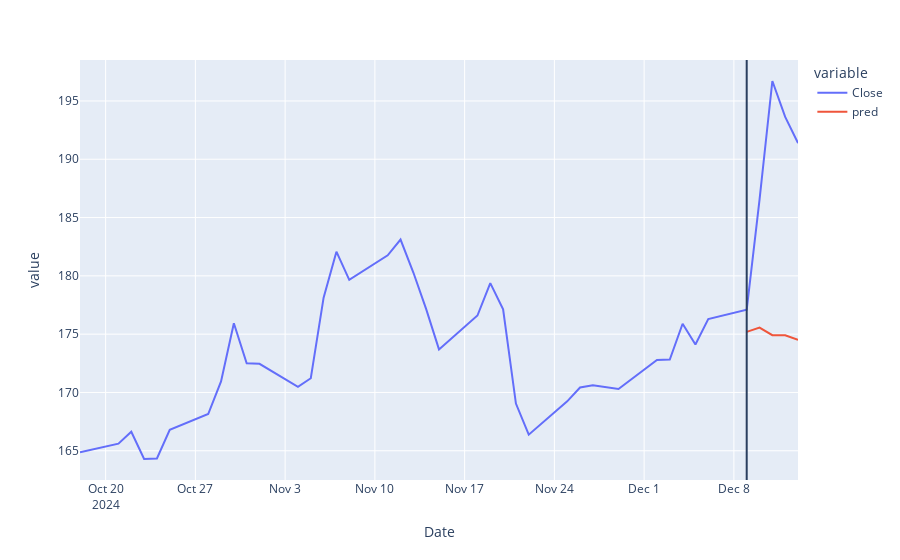

The code cell stored with this chart in its notebook:
### Code cell
fig = px.line(pred_data, x='Date', y=['Close', 'pred'])
fig.add_vline(data[-8+extend, 'Date'])
fig
